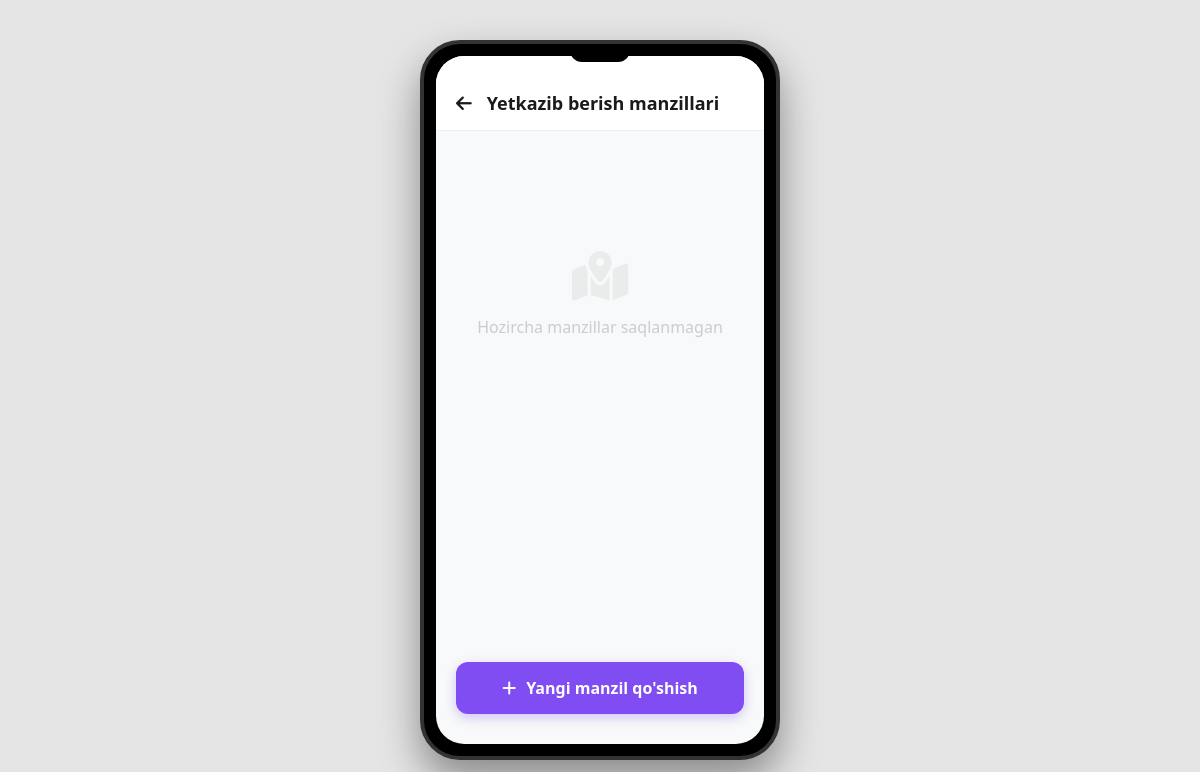
The app's page /yetkazib_berish_manzili/, older data.
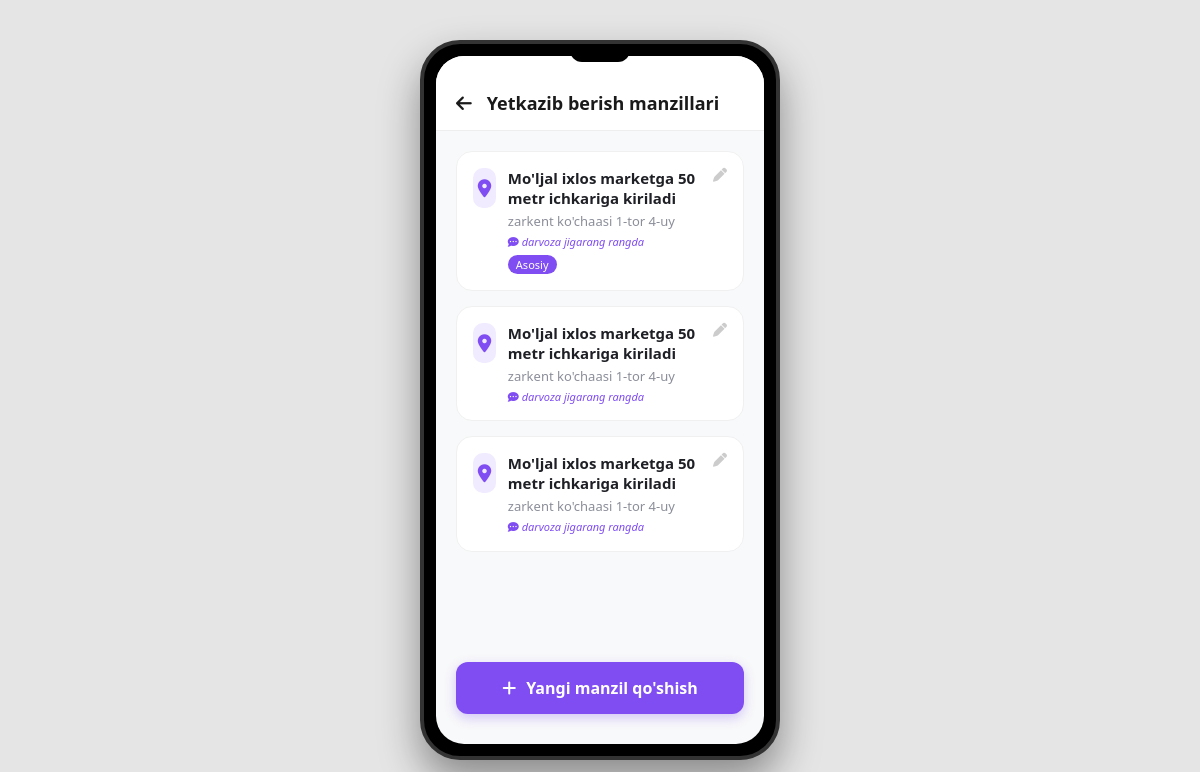
The same page, newer data.
### app/models.py (models this page shows, shortened)
class Address(models.Model):
    landmark = models.CharField(max_length=255, verbose_name="Mo'ljal (Qayerga yaqin?)")
    full_address = models.CharField( max_length=500, verbose_name="To'liq manzil")
    extra_info = models.CharField(max_length=255, blank=True, null=True, verbose_name="Qo'shimcha izoh")
    created_at = models.DateTimeField(auto_now_add=True)
    class Meta:
        verbose_name = "Manzil"
        verbose_name_plural = "Manzillar"

### app/views.py (the view)
# urls.py: path('yetkazib_berish_manzili/', yetkazib_berish_manzili, name='yetkazib_berish_manzili'),
def yetkazib_berish_manzili(request):
    addresses = Address.objects.all().order_by('-created_at')
    return render(request, 'userlar/yetgazish_manzil.html', {'addresses': addresses})

### app/context_processors.py (called while the page is built)
def cart_item_count(request):
    count = 0
    if request.user.is_authenticated:
        count = ShopingModel.objects.filter(user=request.user).count()
    return {'cart_item_count': count}

### templates/userlar/yetgazish_manzil.html (shortened to what this page needs)
<!DOCTYPE html>
<html lang="uz">
<head>
  <link rel="stylesheet" href="https://cdnjs.cloudflare.com/ajax/libs/font-awesome/6.4.0/css/all.min.css" />
</head>
<body>
  <div class="phone">
    <div class="notch"></div>
    <div class="screen">
      <header class="header">
        <a href="{% url 'profile' %}" class="back-btn">
          <i class="fa-solid fa-arrow-left"></i>
        </a>
        <h1>Yetkazib berish manzillari</h1>
      </header>
      <div class="content">
        {% for address in addresses %}
          <div class="address-card">
            <div class="address-info">
              <div class="address-icon">
                <i class="fa-solid fa-location-dot"></i>
              </div>
              <div class="address-details">
                <h3>{{ address.landmark }}</h3>
                <p>{{ address.full_address }}</p>
                {% if address.extra_info %}
                  <p style="color: #7f4df2; font-size: 11px; margin-top: 4px; font-style: italic;">
                    <i class="fa-solid fa-comment-dots"></i> {{ address.extra_info }}
                  </p>
                {% endif %}
                {% if forloop.first %}
                  <span class="status-badge">Asosiy</span>
                {% endif %}
              </div>
            </div>
            <div class="actions">
              <i class="fa-solid fa-pen action-btn"></i>
            </div>
          </div>
        {% empty %}
          <div style="text-align: center; margin-top: 100px; color: #ccc;">
            <i class="fa-solid fa-map-location-dot" style="font-size: 50px; margin-bottom: 15px; opacity: 0.3;"></i>
            <p>Hozircha manzillar saqlanmagan</p>
          </div>
        {% endfor %}
      </div>
      <a href="{% url 'add_address' %}" class="add-btn">
        <i class="fa-solid fa-plus"></i>
        Yangi manzil qo'shish
      </a>
    </div>
  </div>
</body>
</html>

Row changes from the older to the newer data that the page shows:
added Address: landmark "Mo'ljal ixlos marketga 50 metr ichkariga kiriladi", full_address "zarkent ko'chaasi 1-tor 4-uy", extra_info "darvoza jigarang rangda", shows "Asosiy"
added Address: landmark "Mo'ljal ixlos marketga 50 metr ichkariga kiriladi", full_address "zarkent ko'chaasi 1-tor 4-uy", extra_info "darvoza jigarang rangda"
added Address: landmark "Mo'ljal ixlos marketga 50 metr ichkariga kiriladi", full_address "zarkent ko'chaasi 1-tor 4-uy", extra_info "darvoza jigarang rangda"
Text that changed along with them:
text no longer shown: "Hozircha manzillar saqlanmagan"
